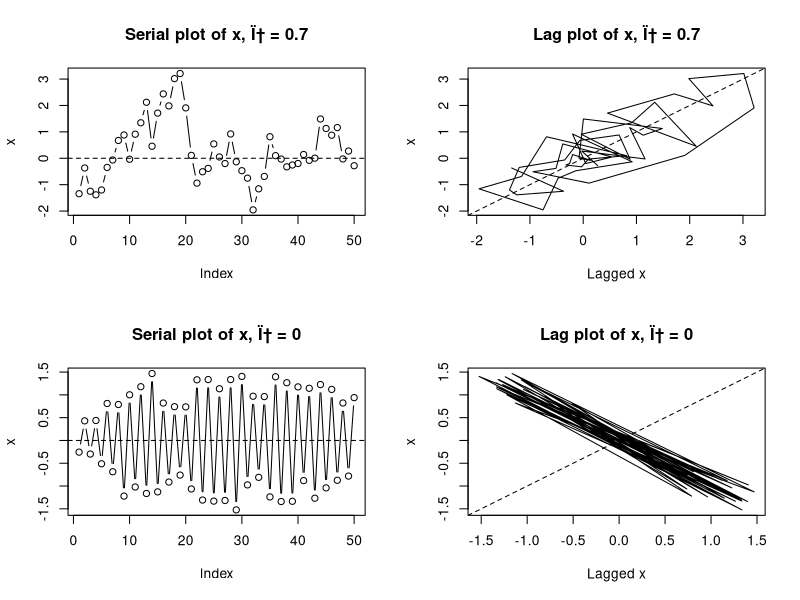

Reproduce this figure in R.
# Understanding plots for detecting serial correlation
rm(list=ls())
set.seed(456)
n = 50

# Simulate from the AR(1) model 
# x_i = Ï†.x_{iâˆ’1} + z_i, with iid errors z_i
# var(x_i) = var(z_i)/(1 - Ï†^2)

# Assume stdev(x_i) = 1, stdev(z_i)= âˆš(1 - Ï†^2).
phi = 0.7
x = array(dim=n)
x[1] = rnorm(1)
z = rnorm(n) * sqrt(1 - phi^2)
for (i in 2:n) x[i] = phi * x[i-1] + z[i]

par(mfrow=c(2,2))
# Get index plot
plot(x,type="b", ylab = "x")
abline(h=0,lty=2)
title("Serial plot of x, Ï† = 0.7")

# Get lag plot
plot(x[1:(n-1)], x[2:n], xlab = "Lagged x", ylab = "x", type="l")
abline(a=0, b=1, lty = 2)
title("Lag plot of x, Ï† = 0.7")

# Repeat for phi = 0
phi = -0.98
x[1] = rnorm(1)
z = rnorm(n) * sqrt(1 - phi^2)
for (i in 2:n) x[i] = phi * x[i-1] + z[i]
plot(x,type="b", ylab = "x")
abline(h=0,lty=2)
title("Serial plot of x, Ï† = 0")
plot(x[1:(n-1)], x[2:n], xlab = "Lagged x", ylab = "x", type="l")
abline(a=0, b=1, lty = 2)
title("Lag plot of x, Ï† = 0")
